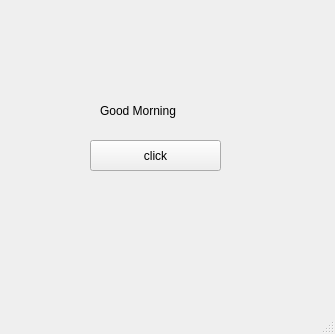
<?xml version="1.0" encoding="UTF-8"?>
<ui version="4.0">
 <class>MainWindow</class>
 <widget class="QMainWindow" name="MainWindow">
  <property name="geometry">
   <rect>
    <x>0</x>
    <y>0</y>
    <width>335</width>
    <height>334</height>
   </rect>
  </property>
  <property name="windowTitle">
   <string>MainWindow</string>
  </property>
  <widget class="QWidget" name="centralwidget">
   <widget class="QPushButton" name="btn">
    <property name="geometry">
     <rect>
      <x>90</x>
      <y>140</y>
      <width>131</width>
      <height>31</height>
     </rect>
    </property>
    <property name="text">
     <string>click</string>
    </property>
   </widget>
   <widget class="QLabel" name="lbl">
    <property name="geometry">
     <rect>
      <x>100</x>
      <y>100</y>
      <width>101</width>
      <height>21</height>
     </rect>
    </property>
    <property name="text">
     <string>Good Morning</string>
    </property>
   </widget>
  </widget>
  <widget class="QMenuBar" name="menubar">
   <property name="geometry">
    <rect>
     <x>0</x>
     <y>0</y>
     <width>335</width>
     <height>21</height>
    </rect>
   </property>
  </widget>
  <widget class="QStatusBar" name="statusbar"/>
 </widget>
 <resources/>
 <connections/>
</ui>
